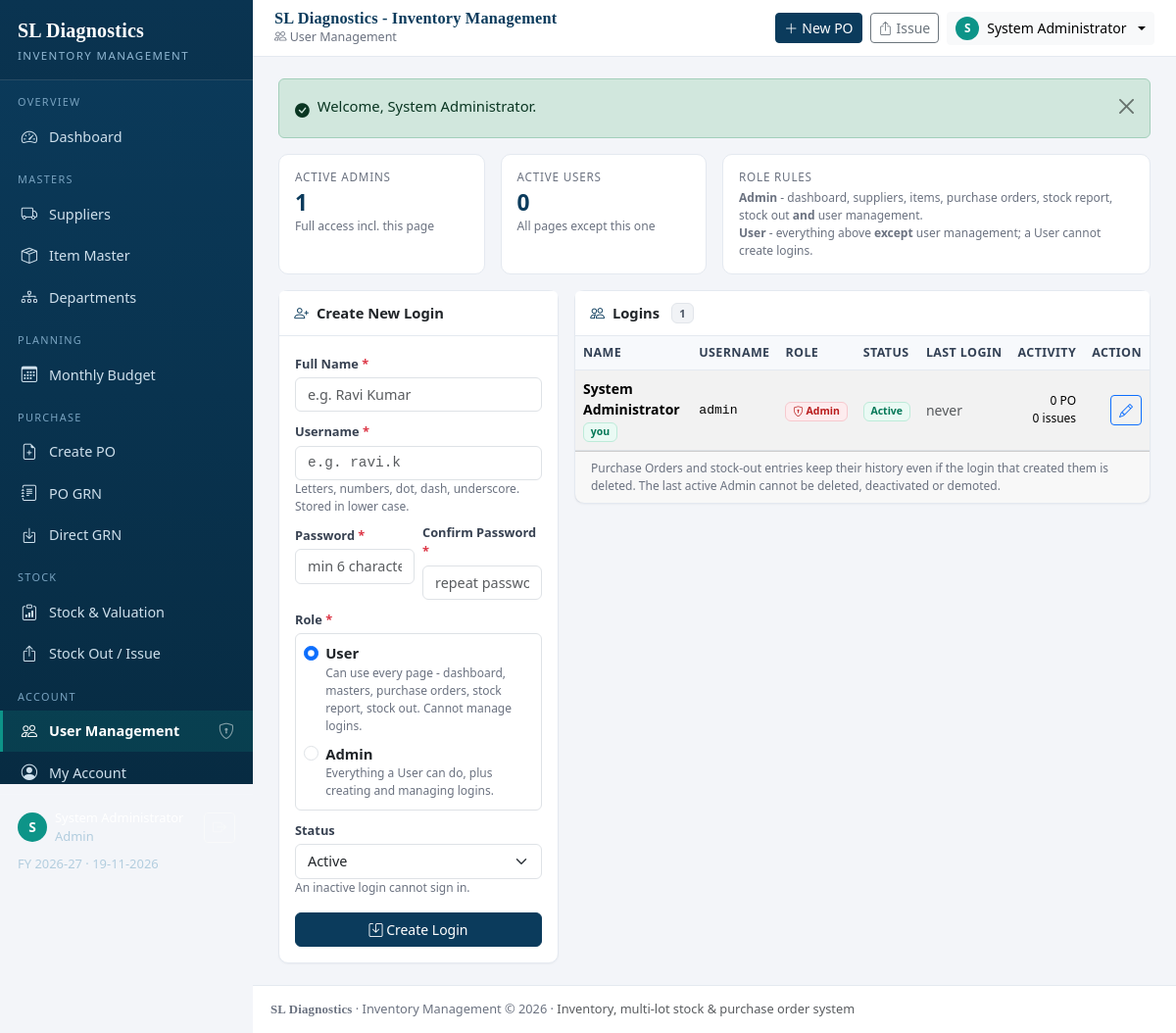
/users.php (signed in), run on the app's committed database.
### tables this page shows
CREATE TABLE `users` (
  `id`            INT UNSIGNED NOT NULL AUTO_INCREMENT,
  `full_name`     VARCHAR(120) NOT NULL,
  `username`      VARCHAR(60)  NOT NULL,
  `password_hash` VARCHAR(255) NOT NULL,
  `role`          ENUM('Admin','User') NOT NULL DEFAULT 'User',
  `is_active`     TINYINT(1)   NOT NULL DEFAULT 1,
  `last_login`    DATETIME     DEFAULT NULL,
  `created_by`    INT UNSIGNED DEFAULT NULL,
  `created_at`    TIMESTAMP    NOT NULL DEFAULT CURRENT_TIMESTAMP,
  PRIMARY KEY (`id`),
  UNIQUE KEY `uq_username` (`username`),
  KEY `idx_user_role`   (`role`),
  KEY `idx_user_active` (`is_active`),
  KEY `idx_user_author` (`created_by`),
  CONSTRAINT `fk_user_creator` FOREIGN KEY (`created_by`)
      REFERENCES `users` (`id`) ON DELETE SET NULL ON UPDATE CASCADE
);

### users.php (the view, shortened to what this page needs)
<?php
require_once __DIR__ . '/db.php';
$editing = null;
$users = $pdo->query('SELECT u.*, c.full_name AS created_by_name,
                             (SELECT COUNT(*) FROM purchase_orders p WHERE p.created_by = u.id) AS po_count,
                             (SELECT COUNT(*) FROM stock_out o WHERE o.issued_by = u.id) AS out_count
                      FROM users u
                      LEFT JOIN users c ON c.id = u.created_by
                      ORDER BY u.role ASC, u.is_active DESC, u.full_name ASC')->fetchAll();
$adminCount = (int)$pdo->query("SELECT COUNT(*) FROM users WHERE role='Admin' AND is_active=1")->fetchColumn();
$userCount  = (int)$pdo->query("SELECT COUNT(*) FROM users WHERE role='User'  AND is_active=1")->fetchColumn();
require __DIR__ . '/includes/header.php';
?>
<div class="row g-3 mb-3">
  <div class="col-6 col-md-3">
    <div class="stat">
      <div class="stat-label">Active Admins</div>
      <div class="stat-value"><?= $adminCount ?></div>
      <div class="stat-sub">Full access incl. this page</div>
    </div>
  </div>
  <div class="col-6 col-md-3">
    <div class="stat">
      <div class="stat-label">Active Users</div>
      <div class="stat-value"><?= $userCount ?></div>
      <div class="stat-sub">All pages except this one</div>
    </div>
  </div>
  <div class="col-12 col-md-6">
    <div class="stat h-100">
      <div class="stat-label">Role rules</div>
      <div class="help mt-1">
        <b>Admin</b> - dashboard, suppliers, items, purchase orders, stock report, stock out
        <b>and</b> user management.<br>
        <b>User</b> - everything above <b>except</b> user management; a User cannot create logins.
      </div>
    </div>
  </div>
</div>
<div class="row g-3">
  <div class="col-12 col-xl-4">
    <div class="card">
      <div class="card-header">
        <i class="bi <?= $editing ? 'bi-pencil-square' : 'bi-person-plus' ?>"></i>
        <?= $editing ? 'Edit Login' : 'Create New Login' ?>
      </div>
      <div class="card-body">
        <form method="post" autocomplete="off">
          <div class="mb-2">
            <label class="form-label req">Full Name</label>
            <input type="text" name="full_name" class="form-control" maxlength="120" required
                   value="<?= h($editing['full_name'] ?? '') ?>" placeholder="e.g. Ravi Kumar">
          </div>
          <div class="mb-2">
            <label class="form-label req">Username</label>
            <input type="text" name="username" class="form-control mono" maxlength="60" required
                   pattern="[A-Za-z0-9._-]{3,60}"
                   value="<?= h($editing['username'] ?? '') ?>" placeholder="e.g. ravi.k">
            <div class="help">Letters, numbers, dot, dash, underscore. Stored in lower case.</div>
          </div>
          <div class="row g-2">
            <div class="col-12 col-sm-6 mb-2">
              <label class="form-label <?= $editing ? '' : 'req' ?>">Password</label>
              <input type="password" name="password" class="form-control" maxlength="190"
                     <?= $editing ? '' : 'required' ?> placeholder="<?= $editing ? 'leave blank to keep' : 'min 6 characters' ?>">
            </div>
            <div class="col-12 col-sm-6 mb-2">
              <label class="form-label <?= $editing ? '' : 'req' ?>">Confirm Password</label>
              <input type="password" name="password2" class="form-control" maxlength="190"
                     <?= $editing ? '' : 'required' ?> placeholder="repeat password">
            </div>
          </div>
          <div class="mb-2">
            <label class="form-label req">Role</label>
            <div class="border rounded p-2">
              <div class="form-check">
                <input class="form-check-input" type="radio" name="role" id="roleUser" value="User"
                       <?= (!$editing || $editing['role'] === 'User') ? 'checked' : '' ?>>
                <label class="form-check-label" for="roleUser">
                  <b>User</b>
                  <div class="help">Can use every page - dashboard, masters, purchase orders,
                      stock report, stock out. Cannot manage logins.</div>
                </label>
              </div>
              <div class="form-check mt-2">
                <input class="form-check-input" type="radio" name="role" id="roleAdmin" value="Admin"
                       <?= ($editing && $editing['role'] === 'Admin') ? 'checked' : '' ?>>
                <label class="form-check-label" for="roleAdmin">
                  <b>Admin</b>
                  <div class="help">Everything a User can do, plus creating and managing logins.</div>
                </label>
              </div>
            </div>
          </div>
          <div class="mb-3">
            <label class="form-label">Status</label>
            <select name="is_active" class="form-select">
              <option value="1" <?= (!$editing || (int)$editing['is_active'] === 1) ? 'selected' : '' ?>>Active</option>
            </select>
            <div class="help">An inactive login cannot sign in.</div>
          </div>
          <div class="d-flex gap-2">
            <button class="btn btn-primary flex-grow-1">
              <i class="bi bi-save"></i> <?= $editing ? 'Update Login' : 'Create Login' ?>
            </button>
          </div>
        </form>
      </div>
    </div>
  </div>
  <div class="col-12 col-xl-8">
    <div class="card">
      <div class="card-header">
        <i class="bi bi-people"></i> Logins
        <span class="badge badge-soft-secondary ms-1"><?= count($users) ?></span>
      </div>
      <div class="table-wrap">
        <table class="table table-hover table-striped mb-0">
          <thead>
            <tr>
              <th>Name</th>
              <th>Username</th>
              <th>Role</th>
              <th>Status</th>
              <th>Last Login</th>
              <th class="num">Activity</th>
              <th class="text-end">Action</th>
            </tr>
          </thead>
          <tbody>
          <?php foreach ($users as $u): $isMe = (int)$u['id'] === user_id(); ?>
            <tr>
              <td>
                <div class="fw-semibold">
                  <?= h($u['full_name']) ?>
                  <?php if ($isMe): ?><span class="badge badge-soft-success">you</span><?php endif; ?>
                </div>
              </td>
              <td class="mono"><?= h($u['username']) ?></td>
              <td><?= role_badge($u['role']) ?></td>
              <td>
                <?php if ((int)$u['is_active'] === 1): ?>
                  <span class="badge badge-soft-success">Active</span>
                <?php else: ?>
                  <span class="badge badge-soft-secondary">Inactive</span>
                <?php endif; ?>
              </td>
              <td class="text-nowrap">
                <?= $u['last_login'] ? h(date('d-m-Y H:i', strtotime((string)$u['last_login']))) : '<span class="text-muted">never</span>' ?>
              </td>
              <td class="num help">
                <?= (int)$u['po_count'] ?> PO<br><?= (int)$u['out_count'] ?> issues
              </td>
              <td class="text-end text-nowrap">
                <a href="users.php?edit=<?= (int)$u['id'] ?>" class="btn btn-sm btn-outline-primary" title="Edit / reset password">
                  <i class="bi bi-pencil"></i>
                </a>
              </td>
            </tr>
          <?php endforeach; ?>
          </tbody>
        </table>
      </div>
      <div class="card-footer help">
        Purchase Orders and stock-out entries keep their history even if the login that created
        them is deleted. The last active Admin cannot be deleted, deactivated or demoted.
      </div>
    </div>
  </div>
</div>
<?php require __DIR__ . '/includes/footer.php'; ?>

### includes/auth.php (shortened to what this page needs)
<?php
function user_id(): int
{
    return (int)($_SESSION['user']['id'] ?? 0);
}
function role_badge(?string $role): string
{
    $role = (string)$role;
    $css  = $role === 'Admin' ? 'badge-soft-danger' : 'badge-soft-secondary';
    $icon = $role === 'Admin' ? 'bi-shield-lock' : 'bi-person';
    return '<span class="badge ' . $css . '"><i class="bi ' . $icon . '"></i> ' . h($role ?: 'User') . '</span>';
}

### data on the page
users: full_name "System Administrator", shows "you", username "admin", role "Admin", is_active "Active", shows "never", po_count "0", out_count "0"

### other printed values
APP_BRAND "SL Diagnostics"
APP_TAGLINE "INVENTORY MANAGEMENT"
$group "OVERVIEW"
$l['label'] "Dashboard"
$group "MASTERS"
$l['label'] "Suppliers"
$l['label'] "Item Master"
$l['label'] "Departments"
$group "PLANNING"
$l['label'] "Monthly Budget"
$group "PURCHASE"
$l['label'] "Create PO"
$l['label'] "PO GRN"
$l['label'] "Direct GRN"
$group "STOCK"
